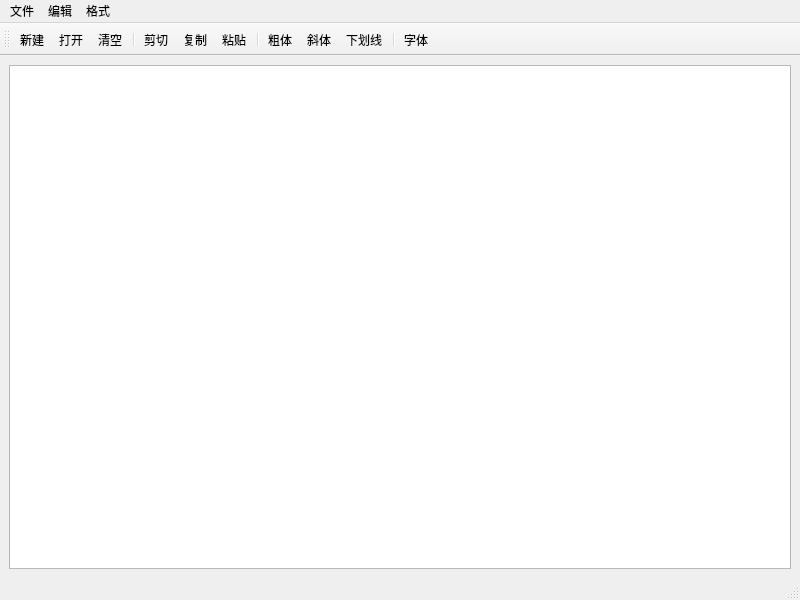
<?xml version="1.0" encoding="UTF-8"?>
<ui version="4.0">
 <class>QWMainWind</class>
 <widget class="QMainWindow" name="QWMainWind">
  <property name="geometry">
   <rect>
    <x>0</x>
    <y>0</y>
    <width>800</width>
    <height>600</height>
   </rect>
  </property>
  <property name="windowTitle">
   <string>QWMainWind</string>
  </property>
  <widget class="QWidget" name="centralwidget">
   <layout class="QHBoxLayout" name="horizontalLayout">
    <item>
     <widget class="QTextEdit" name="txtEdit"/>
    </item>
   </layout>
  </widget>
  <widget class="QMenuBar" name="menubar">
   <property name="geometry">
    <rect>
     <x>0</x>
     <y>0</y>
     <width>800</width>
     <height>17</height>
    </rect>
   </property>
   <widget class="QMenu" name="menu">
    <property name="title">
     <string>文件</string>
    </property>
    <addaction name="action"/>
    <addaction name="actOpen"/>
    <addaction name="separator"/>
    <addaction name="actLose"/>
   </widget>
   <widget class="QMenu" name="menu_2">
    <property name="title">
     <string>编辑</string>
    </property>
    <addaction name="actCopy"/>
    <addaction name="actCut"/>
    <addaction name="actPaste"/>
    <addaction name="separator"/>
    <addaction name="actClear"/>
   </widget>
   <widget class="QMenu" name="menu_3">
    <property name="title">
     <string>格式</string>
    </property>
    <addaction name="actBold"/>
    <addaction name="actFontItalic"/>
    <addaction name="actFontUnderLine"/>
    <addaction name="separator"/>
    <addaction name="actToolbarLab"/>
   </widget>
   <addaction name="menu"/>
   <addaction name="menu_2"/>
   <addaction name="menu_3"/>
  </widget>
  <widget class="QToolBar" name="toolBar">
   <property name="windowTitle">
    <string>toolBar</string>
   </property>
   <property name="toolButtonStyle">
    <enum>Qt::ToolButtonTextOnly</enum>
   </property>
   <attribute name="toolBarArea">
    <enum>TopToolBarArea</enum>
   </attribute>
   <attribute name="toolBarBreak">
    <bool>false</bool>
   </attribute>
   <addaction name="action"/>
   <addaction name="actOpen"/>
   <addaction name="actClear"/>
   <addaction name="separator"/>
   <addaction name="actCut"/>
   <addaction name="actCopy"/>
   <addaction name="actPaste"/>
   <addaction name="separator"/>
   <addaction name="actBold"/>
   <addaction name="actFontItalic"/>
   <addaction name="actFontUnderLine"/>
   <addaction name="separator"/>
   <addaction name="actFont"/>
  </widget>
  <widget class="QStatusBar" name="statusBar"/>
  <action name="actCut">
   <property name="icon">
    <iconset theme="w" resource="res.qrc">
     <normaloff>:/image/D:/GAME_yuanshen/Genshin Impact Game/ScreenShot/cut.png</normaloff>:/image/D:/GAME_yuanshen/Genshin Impact Game/ScreenShot/cut.png</iconset>
   </property>
   <property name="text">
    <string>剪切</string>
   </property>
   <property name="toolTip">
    <string>剪切</string>
   </property>
   <property name="shortcut">
    <string>Ctrl+X</string>
   </property>
  </action>
  <action name="actCopy">
   <property name="icon">
    <iconset resource="res.qrc">
     <normaloff>:/image/D:/GAME_yuanshen/Genshin Impact Game/ScreenShot/20211127084526.png</normaloff>:/image/D:/GAME_yuanshen/Genshin Impact Game/ScreenShot/20211127084526.png</iconset>
   </property>
   <property name="text">
    <string>复制</string>
   </property>
   <property name="toolTip">
    <string>复制</string>
   </property>
   <property name="shortcut">
    <string>Ctrl+C</string>
   </property>
  </action>
  <action name="actPaste">
   <property name="icon">
    <iconset resource="res.qrc">
     <normaloff>:/image/D:/GAME_yuanshen/Genshin Impact Game/ScreenShot/paste.png</normaloff>:/image/D:/GAME_yuanshen/Genshin Impact Game/ScreenShot/paste.png</iconset>
   </property>
   <property name="text">
    <string>粘贴</string>
   </property>
   <property name="toolTip">
    <string>粘贴</string>
   </property>
   <property name="shortcut">
    <string>Ctrl+V</string>
   </property>
  </action>
  <action name="actBold">
   <property name="checkable">
    <bool>true</bool>
   </property>
   <property name="icon">
    <iconset theme="粗体" resource="res.qrc">
     <normaloff>:/image/D:/GAME_yuanshen/Genshin Impact Game/ScreenShot/BLD.png</normaloff>:/image/D:/GAME_yuanshen/Genshin Impact Game/ScreenShot/BLD.png</iconset>
   </property>
   <property name="text">
    <string>粗体</string>
   </property>
  </action>
  <action name="actFontItalic">
   <property name="checkable">
    <bool>true</bool>
   </property>
   <property name="icon">
    <iconset resource="res.qrc">
     <normaloff>:/image/D:/GAME_yuanshen/Genshin Impact Game/ScreenShot/2021104113643.png</normaloff>:/image/D:/GAME_yuanshen/Genshin Impact Game/ScreenShot/2021104113643.png</iconset>
   </property>
   <property name="text">
    <string>斜体</string>
   </property>
   <property name="toolTip">
    <string>斜体</string>
   </property>
  </action>
  <action name="actFontUnderLine">
   <property name="checkable">
    <bool>true</bool>
   </property>
   <property name="icon">
    <iconset resource="res.qrc">
     <normaloff>:/image/D:/GAME_yuanshen/Genshin Impact Game/ScreenShot/WORDUNDR.png</normaloff>:/image/D:/GAME_yuanshen/Genshin Impact Game/ScreenShot/WORDUNDR.png</iconset>
   </property>
   <property name="text">
    <string>下划线</string>
   </property>
   <property name="toolTip">
    <string>下划线</string>
   </property>
  </action>
  <action name="actLose">
   <property name="icon">
    <iconset resource="res.qrc">
     <normaloff>:/image/D:/GAME_yuanshen/Genshin Impact Game/ScreenShot/103.png</normaloff>:/image/D:/GAME_yuanshen/Genshin Impact Game/ScreenShot/103.png</iconset>
   </property>
   <property name="text">
    <string>退出</string>
   </property>
   <property name="toolTip">
    <string>退出</string>
   </property>
  </action>
  <action name="actOpen">
   <property name="icon">
    <iconset resource="res.qrc">
     <normaloff>:/image/D:/GAME_yuanshen/Genshin Impact Game/ScreenShot/120.png</normaloff>:/image/D:/GAME_yuanshen/Genshin Impact Game/ScreenShot/120.png</iconset>
   </property>
   <property name="text">
    <string>打开</string>
   </property>
   <property name="toolTip">
    <string>打开</string>
   </property>
   <property name="shortcut">
    <string>Ctrl+O</string>
   </property>
  </action>
  <action name="actClear">
   <property name="icon">
    <iconset resource="res.qrc">
     <normaloff>:/image/D:/GAME_yuanshen/Genshin Impact Game/ScreenShot/20.png</normaloff>:/image/D:/GAME_yuanshen/Genshin Impact Game/ScreenShot/20.png</iconset>
   </property>
   <property name="text">
    <string>清空</string>
   </property>
   <property name="toolTip">
    <string>清空</string>
   </property>
  </action>
  <action name="actFont">
   <property name="icon">
    <iconset>
     <activeon>:/image/D:/GAME_yuanshen/Genshin Impact Game/ScreenShot/2021104113447.png</activeon>
    </iconset>
   </property>
   <property name="text">
    <string>字体</string>
   </property>
  </action>
  <action name="action">
   <property name="icon">
    <iconset resource="res.qrc">
     <normaloff>:/image/D:/GAME_yuanshen/Genshin Impact Game/ScreenShot/new.png</normaloff>:/image/D:/GAME_yuanshen/Genshin Impact Game/ScreenShot/new.png</iconset>
   </property>
   <property name="text">
    <string>新建</string>
   </property>
   <property name="toolTip">
    <string>新建</string>
   </property>
  </action>
  <action name="actToolbarLab">
   <property name="checkable">
    <bool>true</bool>
   </property>
   <property name="icon">
    <iconset resource="res.qrc">
     <normaloff>:/image/D:/GAME_yuanshen/Genshin Impact Game/ScreenShot/WORDUNDR.png</normaloff>:/image/D:/GAME_yuanshen/Genshin Impact Game/ScreenShot/WORDUNDR.png</iconset>
   </property>
   <property name="text">
    <string>显示工具栏文字标签</string>
   </property>
   <property name="toolTip">
    <string>显示工具栏文字标签</string>
   </property>
  </action>
 </widget>
 <resources>
  <include location="res.qrc"/>
 </resources>
 <connections>
  <connection>
   <sender>actPaste</sender>
   <signal>triggered()</signal>
   <receiver>txtEdit</receiver>
   <slot>paste()</slot>
   <hints>
    <hint type="sourcelabel">
     <x>-1</x>
     <y>-1</y>
    </hint>
    <hint type="destinationlabel">
     <x>399</x>
     <y>308</y>
    </hint>
   </hints>
  </connection>
  <connection>
   <sender>actCut</sender>
   <signal>triggered()</signal>
   <receiver>txtEdit</receiver>
   <slot>cut()</slot>
   <hints>
    <hint type="sourcelabel">
     <x>-1</x>
     <y>-1</y>
    </hint>
    <hint type="destinationlabel">
     <x>399</x>
     <y>308</y>
    </hint>
   </hints>
  </connection>
  <connection>
   <sender>actCopy</sender>
   <signal>triggered()</signal>
   <receiver>txtEdit</receiver>
   <slot>copy()</slot>
   <hints>
    <hint type="sourcelabel">
     <x>-1</x>
     <y>-1</y>
    </hint>
    <hint type="destinationlabel">
     <x>399</x>
     <y>308</y>
    </hint>
   </hints>
  </connection>
  <connection>
   <sender>actLose</sender>
   <signal>triggered()</signal>
   <receiver>QWMainWind</receiver>
   <slot>close()</slot>
   <hints>
    <hint type="sourcelabel">
     <x>-1</x>
     <y>-1</y>
    </hint>
    <hint type="destinationlabel">
     <x>399</x>
     <y>299</y>
    </hint>
   </hints>
  </connection>
  <connection>
   <sender>actClear</sender>
   <signal>triggered()</signal>
   <receiver>txtEdit</receiver>
   <slot>clear()</slot>
   <hints>
    <hint type="sourcelabel">
     <x>-1</x>
     <y>-1</y>
    </hint>
    <hint type="destinationlabel">
     <x>399</x>
     <y>308</y>
    </hint>
   </hints>
  </connection>
 </connections>
</ui>
